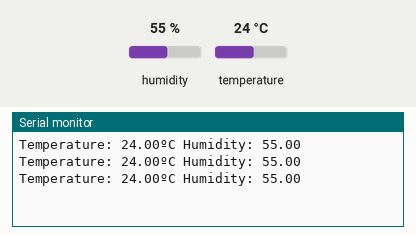
A sketch run on a simulated Arduino Uno, built with avr-gcc and run on an emulated ATmega328P. Shown: the last lines printed to the serial monitor. The test bench sets the inputs (shaded band); at power-on: humidity 55 %, temperature 24 °C.

Above: at 2.8 s.
2.9 s: humidity set to 22 %
At 5.5 s:
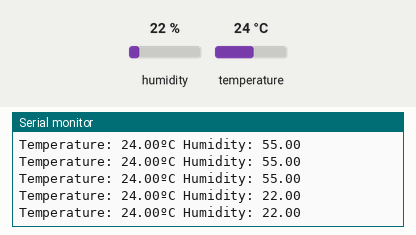
5.6 s: temperature set to 12 °C
At 6.6 s:
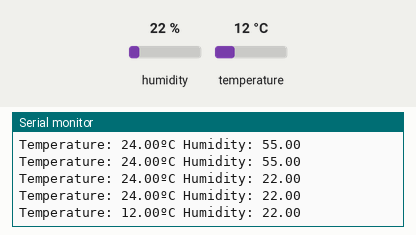
8.3 s: humidity set to 40 %
At 9.8 s:
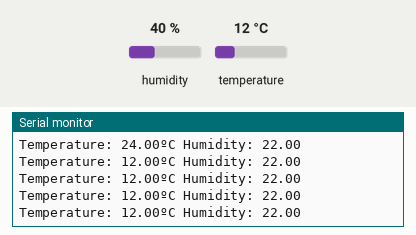
Timing chart, 0 to 11.3 s (numbered marks = the images above; inputs shaded):
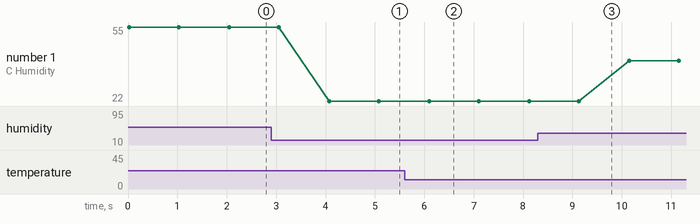

Measured:
- after the input at 2.9 s, the serial monitor: prints a new line after 1.2 s (image 1)
- after the input at 5.6 s, the serial monitor: prints a new line after 0.50 s (image 2)
- plotted number 1: 55 → 22 after the input at 2.9 s, 22 → 40 after the input at 8.3 s

The sketch:

DHT11.ino
```cpp
#include <DHT.h>
//#include "DHT.h"
#define DHT11PIN 18

DHT dht(DHT11PIN, DHT11);

void setup()
{
  Serial.begin(115200);
  dht.begin();
}

void loop()
{
  float humidity = dht.readHumidity();
  float temperature = dht.readTemperature();
  Serial.print("Temperature: ");
  Serial.print(temperature);
  Serial.print("ºC ");
  Serial.print("Humidity: ");
  Serial.println(humidity);
  delay(1000);
}
```
